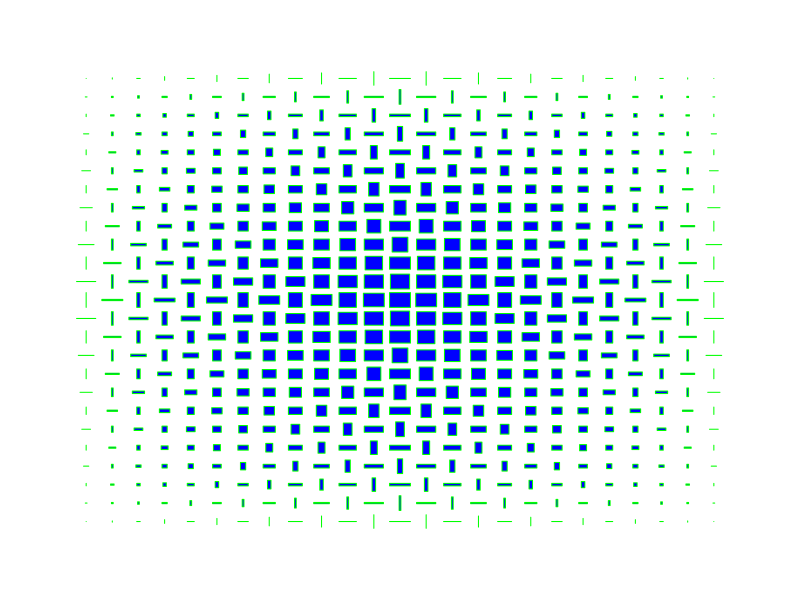

This figure's R source:
# Make picture from Willow Road
# TODO: Make into shiny app


c1 <- 1;
c2 <- 1;
w <- 0
n <- 12 # Number of changes in w
w2 <- 0.4/n # change in w
h <- 0
o <- 1
col <- c('blue', 'green')

#old <- par()
png("willow.png", res=300, units='in', width=11, height=11)
par(mar=c(0,0,0,0))
par(oma=c(3,3,3,3))
plot(c(0, 2*n+2), c(0, 2*n + 2), type='n', axes=FALSE, xlab="", ylab="",
     xaxs = "i", yaxs = "i")

for(i in 1 : (2*n+1)^2) {

    print (c(w, h))

    if (o == 1) {wc <- w; hc <- h} else {wc <- h; hc <- w}

    xs <- c(c1-wc, c1-wc, c1+wc, c1+wc)
        ys <- c(c2-hc, c2+hc, c2+hc, c2-hc)
	    polygon(xs, ys, col=col[1], border=col[2])

    if (c1 > (n) ) {w <- w - w2} else {w <- w + w2}
        if (c1 == 2*n+1) {c1 <- 1; c2 <- c2 + 1; w <- 0;
	                      if(c2 > (n+1)) {h <- h-w2} else {h <- h+w2}
			                        } else {c1 <- c1+1}

    o <- -1 * o

}
dev.off()